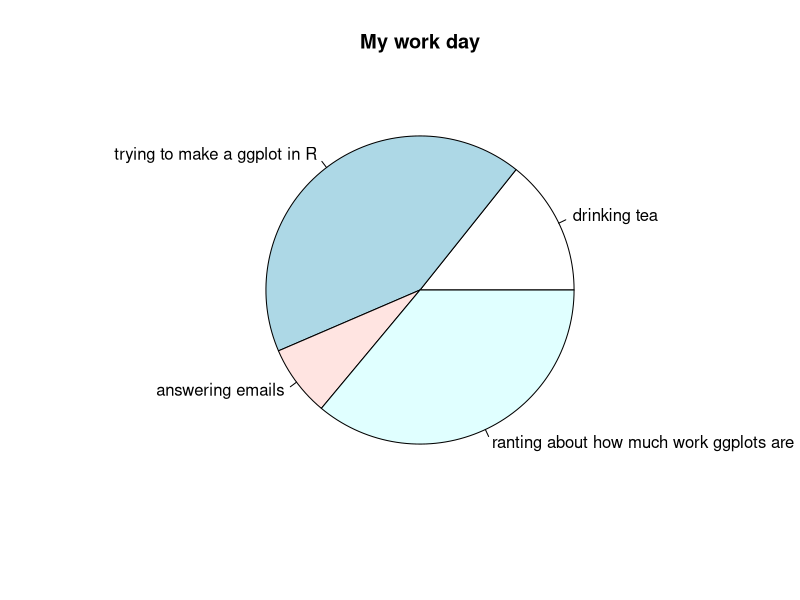

This figure's R source:
#
# Some example code for the collaboration --------------------------------------
#


# Create data for the graph.
x <- c(21, 62, 11, 53)
labels <- c("drinking tea", "trying to make a ggplot in R", "answering emails", "ranting about how much work ggplots are")


# Plot the chart.
pie(x,labels, main = "My work day")

